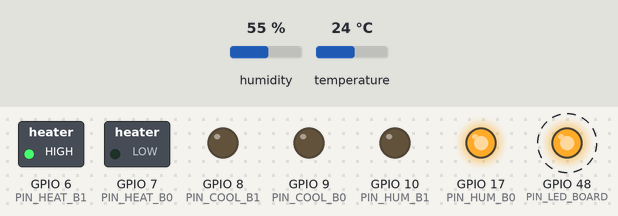
A sketch run on a simulated ESP32. Shown: switched loads named in the sketch (green lamp = pin HIGH), output pins drawn as LEDs (lit = HIGH). Dashed ring = blinking. The inputs (shaded band) are chosen by the test bench; at power-on: temperature 24 °C, humidity 55 %. What the sketch prints to the serial monitor is not drawn.

Above: at 5.8 s.
5.9 s: temperature set to 22.5 °C
11.9 s: temperature set to 21.6 °C
At 15.8 s:
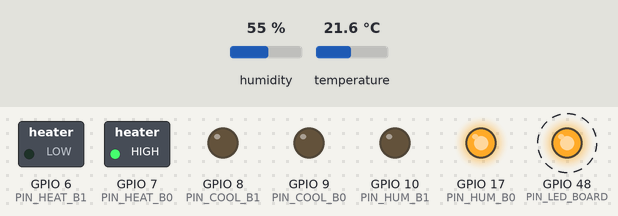
19.5 s: temperature set to 20.3 °C
25.5 s: temperature set to 19.5 °C
At 31.3 s:
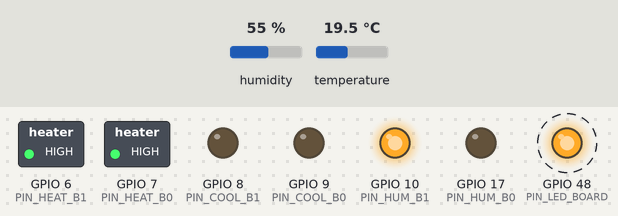
34.5 s: temperature set to 33 °C
At 35.8 s:
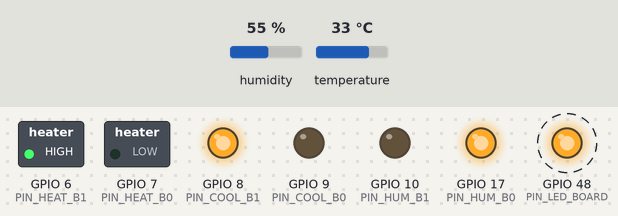
40.5 s: temperature set to 28 °C
At 46.8 s:
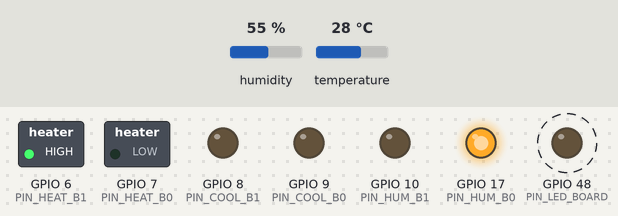
Timing chart, 0 to 47.5 s (numbered marks = the images above; inputs shaded):
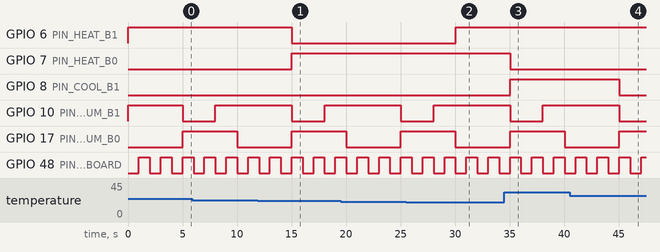

The sketch:

main.ino
```cpp
#include <Arduino.h>
#include "scheduler.h"
#include "htsensor.h"
#include "light_control.h"
#include "timer_util.h"

#include <DHT.h>
#include "config.h"

#define DHTTYPE DHT21
static DHT dht(PIN_DHT_DATA, DHTTYPE);

/* 5 s sensor sampling task */
static void task_ReadSensors() {
  static uint32_t seq = 0;
  float temp, hum;
  if (HTSensor_Read(temp, hum)) {
    Serial.printf("[%lu]  T = %.1f °C,  H = %.1f %%RH\n", seq++, temp, hum);
    LightControl_Update(temp, hum);
  } else {
    Serial.println("[sensor] read error");
  }
}

void setup() {
  Serial.begin(115200);
  Serial.println("Smart Climate Control – booting…\n");

  SCH_Init();
  /* schedule tasks */
  SCH_Add_Task(task_ReadSensors, 0, 5000);  // every 5 s
  Timer_Init();

  HTSensor_Init();
  LightControl_Init();
}

void loop() {
  SCH_Dispatch_Tasks();  // run due tasks; non‑blocking
}
```

light_control.h
```cpp
#ifndef LIGHT_CONTROL_H
#define LIGHT_CONTROL_H
void LightControl_Init();
void LightControl_Update(float t, float h);
#endif
```

cooler.h
```cpp
#ifndef COOLER_H
#define COOLER_H
#include <Arduino.h>

enum CoolerState { COOL_OFF, COOL_GREEN, COOL_RED };
void Cooler_Init();
void Cooler_Set(CoolerState state);
CoolerState Cooler_Get();
#endif
```

heater.h
```cpp
#ifndef HEATER_H
#define HEATER_H
#include <Arduino.h>

enum HeaterState { HEAT_GREEN, HEAT_ORANGE, HEAT_RED };
void Heater_Init();
void Heater_Set(HeaterState state);
#endif
```

humidifier.h
```cpp
#ifndef HUMIDIFIER_H
#define HUMIDIFIER_H
#include <Arduino.h>

void Humidifier_Init();
void Humidifier_Start();          // kick-off one GREEN→YELLOW→RED cycle
bool Humidifier_Active();         // true while a cycle is running
void Humidifier_SetHumidity(float h);   // pass current %RH to module

#endif
```

led_codec.h
```cpp
#ifndef LED_CODEC_H
#define LED_CODEC_H
#include <Arduino.h>
inline void writeColour(uint8_t pinB1, uint8_t pinB0, uint8_t bits)
{
    digitalWrite(pinB1, (bits & 0b10) ? HIGH : LOW);   // MSB
    digitalWrite(pinB0, (bits & 0b01) ? HIGH : LOW);   // LSB
}
#endif
```

timer_util.h
```cpp
#ifndef TIMER_UTIL_H
#define TIMER_UTIL_H
void Timer_Init();
#endif
```

scheduler.h
```cpp
#ifndef APP_SCHEDULER_H_
#define APP_SCHEDULER_H_

#include "stdint.h"


#define SCH_MAX_TASKS 			40
#define	NO_TASK_ID				0

#ifdef __cplusplus
extern "C" {
#endif

    void SCH_Init(void);
    void SCH_Update(void);
    uint32_t SCH_Add_Task(void (*p_function)(), uint32_t DELAY, uint32_t PERIOD);
    void SCH_Dispatch_Tasks(void);
    uint8_t SCH_Delete_Task(uint32_t TASK_ID);

#ifdef __cplusplus
}
#endif
#endif /* APP_SCHEDULER_H_ */
```

htsensor.h
```cpp
#ifndef HTSENSOR_H
#define HTSENSOR_H
#include <Arduino.h>

void HTSensor_Init();
bool HTSensor_Read(float &t, float &h);       // returns false on error

#endif
```

config.h
```cpp
#ifndef CONFIG_H
#define CONFIG_H
#include <Arduino.h>

constexpr uint8_t PIN_LED_BOARD = 48;

/* Heater block */
constexpr uint8_t PIN_HEAT_B1   = 6;
constexpr uint8_t PIN_HEAT_B0   = 7;    // LSB

/* Cooler block */
constexpr uint8_t PIN_COOL_B1   = 8;
constexpr uint8_t PIN_COOL_B0   = 9;

/* Humidifier block */
constexpr uint8_t PIN_HUM_B1    = 10;
constexpr uint8_t PIN_HUM_B0    = 17;

/*── DHT21 DATA line ────────────────────────────────────────────*/
constexpr uint8_t PIN_DHT_DATA = A2;

/* Environmental thresholds */
constexpr float  T_LOW_WARN  = 20.0f;  // °C   heater RED (too cold)
constexpr float  T_LOW_SAFE  = 22.0f;  // °C   heater ORANGE warning
constexpr float  T_HIGH_WARN = 28.0f;  // °C   cooler GREEN pulse (too hot)
constexpr float  HUM_LOW = 95.0f;

#endif
```

Measured:
- the behaviour switches between 22 and 21.9 °C on temperature (found by bisection; images 0 and 1)
- the behaviour switches between 20 and 19.9 °C on temperature (found by bisection; images 1 and 2)
- after the input at 11.9 s, GPIO 6 (PIN_HEAT_B1): HIGH → LOW after 3.1 s; GPIO 7 (PIN_HEAT_B0): LOW → HIGH after 3.1 s
- after the input at 25.5 s, GPIO 6 (PIN_HEAT_B1): LOW → HIGH after 4.5 s
- after the input at 34.5 s, GPIO 7 (PIN_HEAT_B0): HIGH → LOW after 0.54 s; GPIO 8 (PIN_COOL_B1): LOW → HIGH after 0.54 s
- after the input at 40.5 s, GPIO 8 (PIN_COOL_B1): HIGH → LOW after 4.5 s
- by itself, GPIO 48 (PIN_LED_BOARD): alternates HIGH for 1.0 s and LOW for 1.0 s
